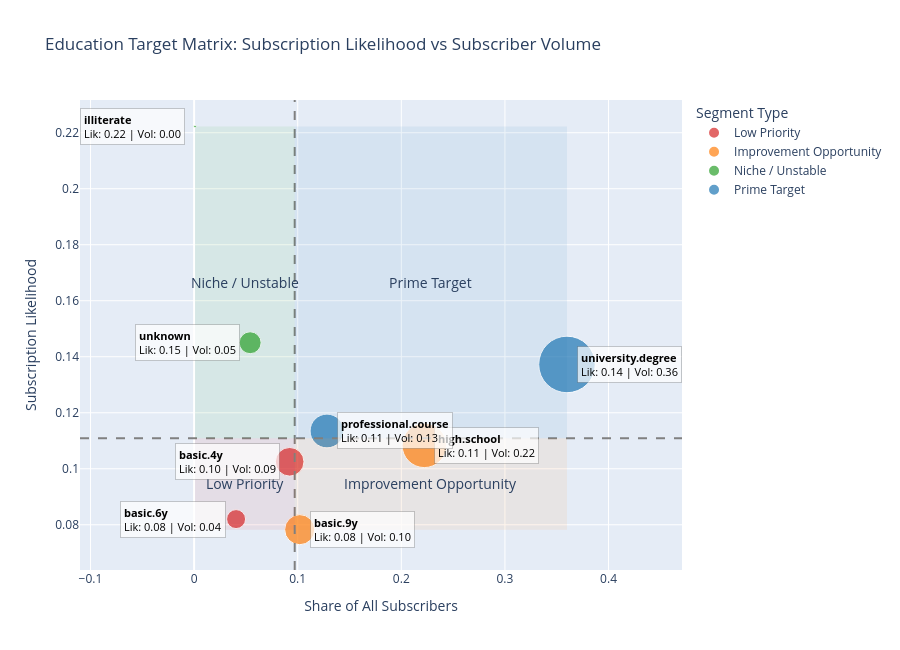

Notebook code for this chart:
### Markdown cell above
> - Less-educated customers tend to be more responsive to term deposit offers
>   - Illiterate/unknown grpus are extremely small --> likelihood is inflated by small sample size --> result is not representable
> - University-degree customers have a high likelihood and largest share of total subscribers
>   - this group is both large and responsive
> - Though High-school and professional course groups has moderate responsiveness, but they contribute a large share of subscribers

### Code cell
import pandas as pd
import plotly.express as px

# --- Prepare data ---

df['y_binary'] = df['y'].apply(lambda x: 1 if x=='yes' else 0)

likelihood = df.groupby('education')['y_binary'].mean().reset_index()
likelihood.rename(columns={'y_binary': 'likelihood'}, inplace=True)

subscriber_counts = df[df['y'] == 'yes'].groupby('education').size().reset_index(name='subscriber_count')
total_subscribers = subscriber_counts['subscriber_count'].sum()
subscriber_counts['volume_share'] = subscriber_counts['subscriber_count'] / total_subscribers

merged = pd.merge(likelihood, subscriber_counts, on='education', how='left')
merged['volume_share'] = merged['volume_share'].fillna(0)

# --- Thresholds ---
likelihood_threshold = merged['likelihood'].median()
volume_threshold = merged['volume_share'].median()

# --- Quadrants ---
def classify_quadrant(row):
    if row['volume_share'] >= volume_threshold and row['likelihood'] >= likelihood_threshold:
        return "Prime Target"
    elif row['volume_share'] >= volume_threshold and row['likelihood'] < likelihood_threshold:
        return "Improvement Opportunity"
    elif row['volume_share'] < volume_threshold and row['likelihood'] >= likelihood_threshold:
        return "Niche / Unstable"
    else:
        return "Low Priority"

merged['quadrant'] = merged.apply(classify_quadrant, axis=1)

# --- Base scatter ---
fig = px.scatter(
    merged,
    x='volume_share',
    y='likelihood',
    color='quadrant',
    size='volume_share',
    hover_data={},  # disable hover
    title="Education Target Matrix: Subscription Likelihood vs Subscriber Volume",
    labels={'volume_share': 'Share of All Subscribers', 'likelihood': 'Subscription Likelihood'},
    size_max=40,
    color_discrete_map={
        "Prime Target": "#1f77b4",
        "Improvement Opportunity": "#ff7f0e",
        "Niche / Unstable": "#2ca02c",
        "Low Priority": "#d62728"
    }
)

fig.add_hline(y=likelihood_threshold, line_dash="dash", line_color="gray")
fig.add_vline(x=volume_threshold, line_dash="dash", line_color="gray")

fig.update_layout(width=900, height=650, legend_title_text="Segment Type")

# --- Quadrant shading ---
x_min, x_max = merged['volume_share'].min(), merged['volume_share'].max()
y_min, y_max = merged['likelihood'].min(), merged['likelihood'].max()

fig.add_shape(type="rect", x0=x_min, x1=volume_threshold, y0=y_min, y1=likelihood_threshold,
              fillcolor="rgba(214, 39, 40, 0.08)", line_width=0)
fig.add_shape(type="rect", x0=volume_threshold, x1=x_max, y0=y_min, y1=likelihood_threshold,
              fillcolor="rgba(255, 127, 14, 0.08)", line_width=0)
fig.add_shape(type="rect", x0=x_min, x1=volume_threshold, y0=likelihood_threshold, y1=y_max,
              fillcolor="rgba(44, 160, 44, 0.08)", line_width=0)
fig.add_shape(type="rect", x0=volume_threshold, x1=x_max, y0=likelihood_threshold, y1=y_max,
              fillcolor="rgba(31, 119, 180, 0.08)", line_width=0)

# --- Quadrant labels ---
x_left  = (x_min + volume_threshold) / 2
x_right = (volume_threshold + x_max) / 2
y_bottom = (y_min + likelihood_threshold) / 2
y_top    = (likelihood_threshold + y_max) / 2

fig.add_annotation(x=x_right, y=y_top, text="Prime Target", showarrow=False, font=dict(size=14))
fig.add_annotation(x=x_right, y=y_bottom, text="Improvement Opportunity", showarrow=False, font=dict(size=14))
fig.add_annotation(x=x_left, y=y_top, text="Niche / Unstable", showarrow=False, font=dict(size=14))
fig.add_annotation(x=x_left, y=y_bottom, text="Low Priority", showarrow=False, font=dict(size=14))

# --- Improved bubble labels ---
for _, row in merged.iterrows():

    # Bold education name + short metrics
    label_text = (
        f"<b>{row['education']}</b><br>"
        f"Lik: {row['likelihood']:.2f} | Vol: {row['volume_share']:.2f}"
    )

    # Smart label placement: right side for left quadrants, left side for right quadrants
    if row['volume_share'] < volume_threshold:
        xanchor = "right"
        xshift = -10
    else:
        xanchor = "left"
        xshift = 10

    fig.add_annotation(
        x=row['volume_share'],
        y=row['likelihood'],
        text=label_text,
        showarrow=False,
        font=dict(size=11, color="black"),
        align="left",
        xanchor=xanchor,
        yanchor="middle",
        xshift=xshift,
        bgcolor="rgba(255,255,255,0.7)",  # readable background
        bordercolor="rgba(0,0,0,0.2)",
        borderwidth=1,
        borderpad=3
    )

fig.show()

### Figure 1 — Plotly figure (JSON) as saved in the notebook; plotly's stock layout.template omitted (floating-point values rounded to 4 significant figures)
{"data": [{"hovertemplate": "quadrant=Low Priority<br>Share of All Subscribers=%{marker.size}<br>Subscription Likelihood=%{y}<extra></extra>", "legendgroup": "Low Priority", "marker": {"color": "#d62728", "size": [0.09224, 0.04052], "sizemode": "area", "sizeref": 0.0002249, "symbol": "circle"}, "mode": "markers", "name": "Low Priority", "orientation": "v", "showlegend": true, "type": "scatter", "x": [0.09224, 0.04052], "xaxis": "x", "y": [0.1025, 0.08202], "yaxis": "y"}, {"hovertemplate": "quadrant=Improvement Opportunity<br>Share of All Subscribers=%{marker.size}<br>Subscription Likelihood=%{y}<extra></extra>", "legendgroup": "Improvement Opportunity", "marker": {"color": "#ff7f0e", "size": [0.1019, 0.2222], "sizemode": "area", "sizeref": 0.0002249, "symbol": "circle"}, "mode": "markers", "name": "Improvement Opportunity", "orientation": "v", "showlegend": true, "type": "scatter", "x": [0.1019, 0.2222], "xaxis": "x", "y": [0.07825, 0.1084], "yaxis": "y"}, {"hovertemplate": "quadrant=Niche / Unstable<br>Share of All Subscribers=%{marker.size}<br>Subscription Likelihood=%{y}<extra></extra>", "legendgroup": "Niche / Unstable", "marker": {"color": "#2ca02c", "size": [0.0008621, 0.05409], "sizemode": "area", "sizeref": 0.0002249, "symbol": "circle"}, "mode": "markers", "name": "Niche / Unstable", "orientation": "v", "showlegend": true, "type": "scatter", "x": [0.0008621, 0.05409], "xaxis": "x", "y": [0.2222, 0.145], "yaxis": "y"}, {"hovertemplate": "quadrant=Prime Target<br>Share of All Subscribers=%{marker.size}<br>Subscription Likelihood=%{y}<extra></extra>", "legendgroup": "Prime Target", "marker": {"color": "#1f77b4", "size": [0.1282, 0.3599], "sizemode": "area", "sizeref": 0.0002249, "symbol": "circle"}, "mode": "markers", "name": "Prime Target", "orientation": "v", "showlegend": true, "type": "scatter", "x": [0.1282, 0.3599], "xaxis": "x", "y": [0.1135, 0.1372], "yaxis": "y"}], "layout": {"annotations": [{"font": {"size": 14}, "showarrow": false, "text": "Prime Target", "x": 0.2285, "y": 0.1666}, {"font": {"size": 14}, "showarrow": false, "text": "Improvement Opportunity", "x": 0.2285, "y": 0.09458}, {"font": {"size": 14}, "showarrow": false, "text": "Niche / Unstable", "x": 0.04898, "y": 0.1666}, {"font": {"size": 14}, "showarrow": false, "text": "Low Priority", "x": 0.04898, "y": 0.09458}, {"align": "left", "bgcolor": "rgba(255,255,255,0.7)", "bordercolor": "rgba(0,0,0,0.2)", "borderpad": 3, "borderwidth": 1, "font": {"color": "black", "size": 11}, "showarrow": false, "text": "<b>basic.4y</b><br>Lik: 0.10 | Vol: 0.09", "x": 0.09224, "xanchor": "right", "xshift": -10, "y": 0.1025, "yanchor": "middle"}, {"align": "left", "bgcolor": "rgba(255,255,255,0.7)", "bordercolor": "rgba(0,0,0,0.2)", "borderpad": 3, "borderwidth": 1, "font": {"color": "black", "size": 11}, "showarrow": false, "text": "<b>basic.6y</b><br>Lik: 0.08 | Vol: 0.04", "x": 0.04052, "xanchor": "right", "xshift": -10, "y": 0.08202, "yanchor": "middle"}, {"align": "left", "bgcolor": "rgba(255,255,255,0.7)", "bordercolor": "rgba(0,0,0,0.2)", "borderpad": 3, "borderwidth": 1, "font": {"color": "black", "size": 11}, "showarrow": false, "text": "<b>basic.9y</b><br>Lik: 0.08 | Vol: 0.10", "x": 0.1019, "xanchor": "left", "xshift": 10, "y": 0.07825, "yanchor": "middle"}, {"align": "left", "bgcolor": "rgba(255,255,255,0.7)", "bordercolor": "rgba(0,0,0,0.2)", "borderpad": 3, "borderwidth": 1, "font": {"color": "black", "size": 11}, "showarrow": false, "text": "<b>high.school</b><br>Lik: 0.11 | Vol: 0.22", "x": 0.2222, "xanchor": "left", "xshift": 10, "y": 0.1084, "yanchor": "middle"}, {"align": "left", "bgcolor": "rgba(255,255,255,0.7)", "bordercolor": "rgba(0,0,0,0.2)", "borderpad": 3, "borderwidth": 1, "font": {"color": "black", "size": 11}, "showarrow": false, "text": "<b>illiterate</b><br>Lik: 0.22 | Vol: 0.00", "x": 0.0008621, "xanchor": "right", "xshift": -10, "y": 0.2222, "yanchor": "middle"}, {"align": "left", "bgcolor": "rgba(255,255,255,0.7)", "bordercolor": "rgba(0,0,0,0.2)", "borderpad": 3, "borderwidth": 1, "font": {"color": "black", "size": 11}, "showarrow": false, "text": "<b>professional.course</b><br>Lik: 0.11 | Vol: 0.13", "x": 0.1282, "xanchor": "left", "xshift": 10, "y": 0.1135, "yanchor": "middle"}, {"align": "left", "bgcolor": "rgba(255,255,255,0.7)", "bordercolor": "rgba(0,0,0,0.2)", "borderpad": 3, "borderwidth": 1, "font": {"color": "black", "size": 11}, "showarrow": false, "text": "<b>university.degree</b><br>Lik: 0.14 | Vol: 0.36", "x": 0.3599, "xanchor": "left", "xshift": 10, "y": 0.1372, "yanchor": "middle"}, {"align": "left", "bgcolor": "rgba(255,255,255,0.7)", "bordercolor": "rgba(0,0,0,0.2)", "borderpad": 3, "borderwidth": 1, "font": {"color": "black", "size": 11}, "showarrow": false, "text": "<b>unknown</b><br>Lik: 0.15 | Vol: 0.05", "x": 0.05409, "xanchor": "right", "xshift": -10, "y": 0.145, "yanchor": "middle"}], "height": 650, "legend": {"itemsizing": "constant", "title": {"text": "Segment Type"}, "tracegroupgap": 0}, "shapes": [{"line": {"color": "gray", "dash": "dash"}, "type": "line", "x0": 0, "x1": 1, "xref": "x domain", "y0": 0.1109, "y1": 0.1109, "yref": "y"}, {"line": {"color": "gray", "dash": "dash"}, "type": "line", "x0": 0.09709, "x1": 0.09709, "xref": "x", "y0": 0, "y1": 1, "yref": "y domain"}, {"fillcolor": "rgba(214, 39, 40, 0.08)", "line": {"width": 0}, "type": "rect", "x0": 0.0008621, "x1": 0.09709, "y0": 0.07825, "y1": 0.1109}, {"fillcolor": "rgba(255, 127, 14, 0.08)", "line": {"width": 0}, "type": "rect", "x0": 0.09709, "x1": 0.3599, "y0": 0.07825, "y1": 0.1109}, {"fillcolor": "rgba(44, 160, 44, 0.08)", "line": {"width": 0}, "type": "rect", "x0": 0.0008621, "x1": 0.09709, "y0": 0.1109, "y1": 0.2222}, {"fillcolor": "rgba(31, 119, 180, 0.08)", "line": {"width": 0}, "type": "rect", "x0": 0.09709, "x1": 0.3599, "y0": 0.1109, "y1": 0.2222}], "title": {"text": "Education Target Matrix: Subscription Likelihood vs Subscriber Volume"}, "width": 900, "xaxis": {"anchor": "y", "domain": [0, 1], "title": {"text": "Share of All Subscribers"}}, "yaxis": {"anchor": "x", "domain": [0, 1], "title": {"text": "Subscription Likelihood"}}}}
